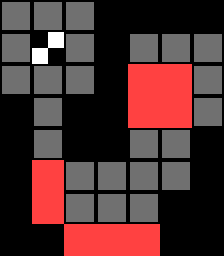

Rendered tile map (Tiled .tmx) drawn with the repository's tilesets; below, a short description and the full map source, tile grids included:
An orthogonal 7x8 tile map with 32x32 px tiles, 1 tile layer (Tile Layer 1).

<map version="1.0" tiledversion="1.1.6" orientation="orthogonal" renderorder="right-down" width="7" height="8" tilewidth="32" tileheight="32" infinite="0" nextobjectid="1">
 <tileset firstgid="1" source="Bloxorz_tileset.tsx" />
 <layer name="Tile Layer 1" width="7" height="8">
  <data encoding="csv">
1,1,1,0,0,0,0,
1,3,1,0,1,1,1,
1,1,1,0,2,2,1,
0,1,0,0,2,2,1,
0,1,0,0,1,1,0,
0,2,1,1,1,1,0,
0,2,1,1,1,0,0,
0,0,2,2,2,0,0
</data>
 </layer>
</map>